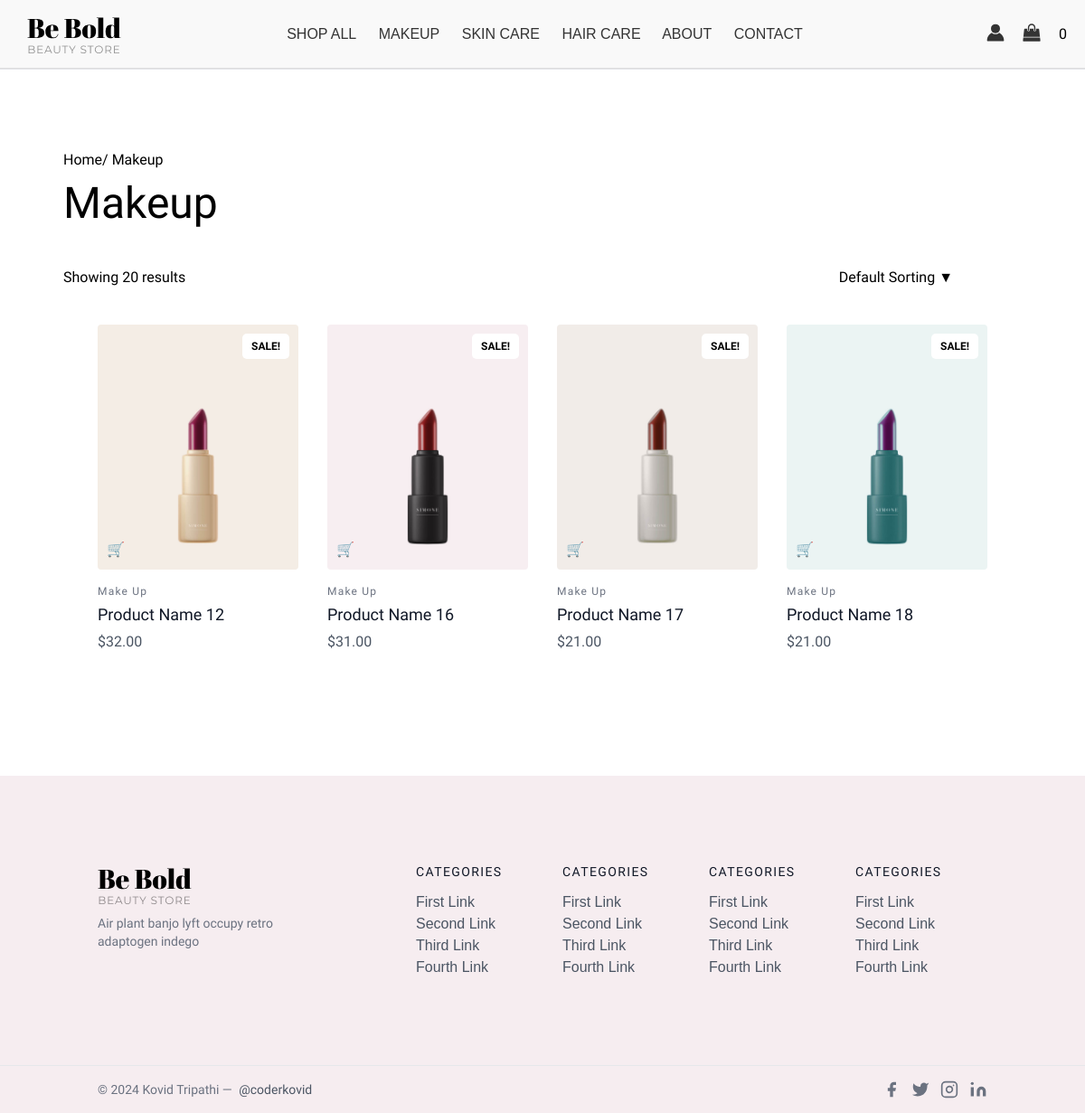
Page /makeup/ on the committed database.
### ecombebold/models.py (models this page shows, shortened)
class Product(models.Model):
    name = models.CharField(max_length=255)
    description = models.TextField()
    price = models.DecimalField(max_digits=10, decimal_places=2)
    category = models.ForeignKey(Category, on_delete=models.CASCADE)
    image = models.ImageField(upload_to='product/img')
    stock_quantity = models.IntegerField()

class Category(models.Model):
    name = models.CharField(max_length=100)
    description = models.TextField(blank=True)
    parent_category = models.ForeignKey('self', on_delete=models.CASCADE, null=True, blank=True)
    def __str__(self):
        return self.name

### ecombebold/views.py (the view)
# urls.py: path('makeup/',makeup, name = 'makeup'),
def makeup(request):
	return render(request,"makeup.html",context=make)

### ecombebold/templates/makeup.html (shortened to what this page needs)
{% extends 'base.html' %}
{% load static %}
{% block css %} <link rel="stylesheet" href="{% static 'shop/style.css'%}">
{% endblock %}
{% block body %}
<div class="fullPageShop" style="margin: 40px;">
    <br>
    <br>
    <div class="shop-heading" style="margin-left: 30px;">
      <p>Home/ Makeup </p>
      <h1 style="font-size: 48px;">Makeup</h1>
    </div>
    <br>
    <div class="container" style="margin-bottom: 20px;">
        <div class="results" style="margin-left: 20px;">Showing 20 results</div>
        <div class="dropdown">
          <button class="dropbtn">Default Sorting &#9660;</button>
        </div>
    </div>
    <section class="text-gray-600 body-font">
      <div class="container px-5 pb-24 mx-auto">
          <div class="flex flex-wrap -m-4">
            {% for i in makeup %}
            <div class="lg:w-1/4 md:w-1/2 p-4 w-full">
              <a href="{% url 'product_detail' i.id %}" class="block relative  rounded overflow-hidden">
                <img alt="ecommerce" class="object-cover object-center w-full h-full block" src="/media/{{i.image}}">
                <div class="sale-button">Sale!</div>
                <div class="add-to-cart">&#128722;</div>
            </a>
              <div class="mt-4">
                <h3 class="text-gray-500 text-xs tracking-widest title-font mb-1">{{i.category}}</h3>
                <h2 class="text-gray-900 title-font text-lg font-medium">{{i.name}}</h2>
                <p class="mt-1">${{i.price}}</p>
              </div>
            </div>
            {% endfor %}
            </div>
            </div>
          </div>
{% endblock %}

### ecombebold/static/ecom/styles.css (style rules this page uses)
body { font-family: "Marcellus", serif; font-weight: 400; font-style: normal; }

### ecombebold/static/shop/style.css (style rules this page uses)
.container { display: flex; justify-content: space-between; align-items: center; padding: 10px; }
.dropdown { position: relative; }
.sale-button { position: absolute; top: 10px; right: 10px; background-color: white; color: black; padding: 5px 10px; border-radius: 5px; font-size: 12px; font-weight: bold; text-transform: uppercase; }
.add-to-cart { display: inline-block; position: absolute; bottom: 10px; left: 10px; color: blue; cursor: pointer; }

### rows in the picture
Product: image (picture), category "Make Up", name "Product Name 12", price "32.00"
Product: image (picture), category "Make Up", name "Product Name 16", price "31.00"
Product: image (picture), category "Make Up", name "Product Name 17", price "21.00"
Product: image (picture), category "Make Up", name "Product Name 18", price "21.00"
